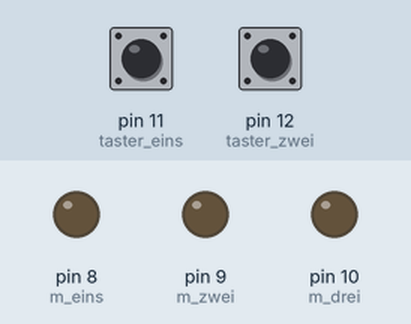
Simulated run of this sketch. Board: Arduino Uno, built with avr-gcc and run on an emulated ATmega328P. Shown: output pins drawn as LEDs (lit = HIGH). Inputs (shaded band) come from the test bench; at power-on: pin 11 (taster_eins) LOW, pin 12 (taster_zwei) LOW.

Above: at 1.2 s.
1.3 s: pin 11 (taster_eins) pulled HIGH for 0.15 s
At 2.8 s:
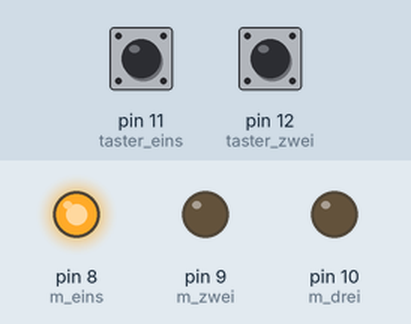
4.4 s: pin 12 (taster_zwei) pulled HIGH for 0.15 s
At 5.2 s:
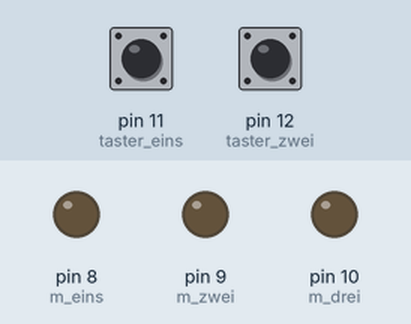
6.0 s: pin 11 (taster_eins) pulled HIGH for 1 s
At 9.1 s:
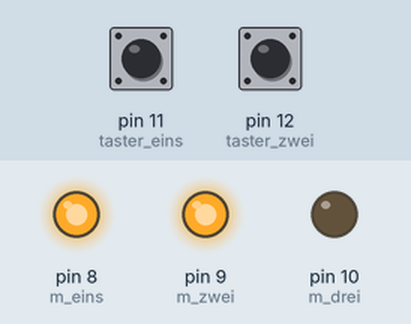
10.0 s: pin 12 (taster_zwei) pulled HIGH for 1 s
At 10.5 s:
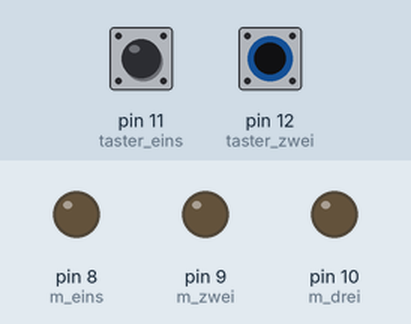
12.5 s: pin 11 (taster_eins) pulled HIGH for 0.15 s
At 17.8 s:
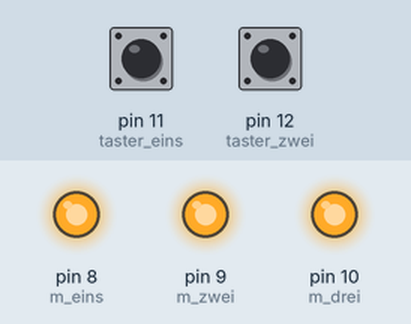
Timing chart, 0 to 19.1 s (numbered marks = the images above; inputs shaded):
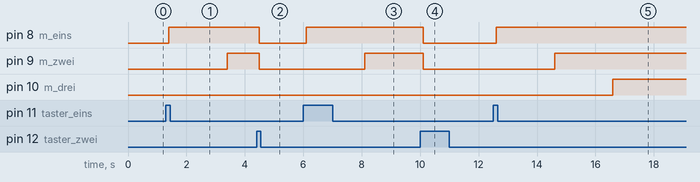

The sketch:

vier_motoren_v2.ino
```cpp
#include <TimerOne.h>

#define m_eins 8
#define m_zwei 9
#define m_drei 10
#define taster_eins 11
#define taster_zwei 12
#define taster_drei 13
#define taster_vier 1

int hilfe1 = 0;
int zaehler = 0;

void setup() {
  pinMode(m_eins, OUTPUT);
  pinMode(m_zwei, OUTPUT);
  pinMode(m_drei, OUTPUT);
  pinMode(taster_eins, INPUT);
  pinMode(taster_zwei, INPUT);
  pinMode(taster_drei, INPUT);
  pinMode(taster_vier, INPUT);
  Timer1.initialize(100000);
  Timer1.attachInterrupt(motor);
}

void motor(){
  switch (hilfe1) {
    case 0:
      digitalWrite(m_eins, LOW);
      digitalWrite(m_zwei, LOW);
      digitalWrite(m_drei, LOW);
      break;
    case 1:
      digitalWrite(m_eins, HIGH);
      zaehler++;
      break;
    case 2:
      digitalWrite(m_zwei, HIGH);
      zaehler++;
      break;
    case 3:
      digitalWrite(m_drei, HIGH);
      zaehler++;
      break;
    }
}

void loop() {
  if(digitalRead(taster_zwei) == 1)
    hilfe1 = 0;
  if(digitalRead(taster_eins) == 1 && hilfe1 == 0){
    hilfe1 = 1;
    zaehler = 0;
  }
  if(zaehler == 20 && hilfe1 == 1)
    hilfe1 = 2;
  if(zaehler == 40 && hilfe1 == 2){
    hilfe1 = 3;
  }


  delay(5);
}
```

Measured:
- after the input at 1.3 s, pin 8 (m_eins): LOW → HIGH after 0.10 s; pin 9 (m_zwei): LOW → HIGH after 2.1 s
- after the input at 4.4 s, pin 8 (m_eins), pin 9 (m_zwei): HIGH → LOW after 0.10 s; pin 10 (m_drei): stays LOW (without the input it goes to HIGH after 1.0 s)
- after the input at 6.0 s, pin 8 (m_eins): LOW → HIGH after 0.10 s; pin 9 (m_zwei): LOW → HIGH after 2.1 s
- after the input at 10.0 s, pin 8 (m_eins), pin 9 (m_zwei): HIGH → LOW after 0.10 s; pin 10 (m_drei): stays LOW (without the input it goes to HIGH after 0.10 s)
- after the input at 12.5 s, pin 8 (m_eins): LOW → HIGH after 0.10 s; pin 9 (m_zwei): LOW → HIGH after 2.1 s; pin 10 (m_drei): LOW → HIGH after 4.1 s
